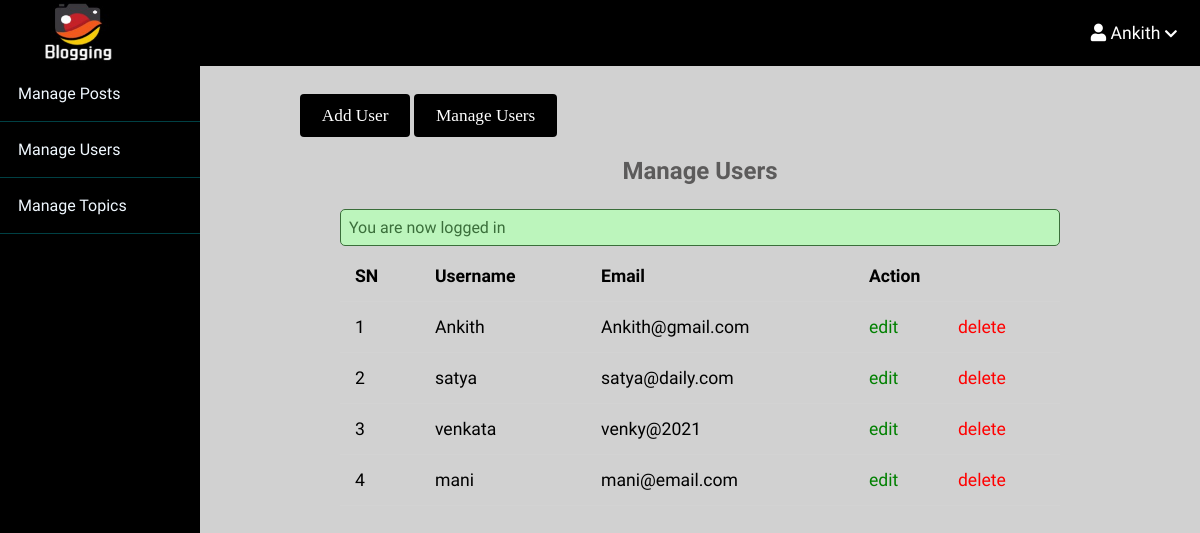
/admin/users/index.php (signed in), run on the app's committed database.
### tables this page shows
CREATE TABLE `users` (
  `id` int(11) NOT NULL,
  `admin` tinyint(4) NOT NULL,
  `username` varchar(255) NOT NULL,
  `email` varchar(255) NOT NULL,
  `password` varchar(255) NOT NULL,
  `created_at` timestamp NOT NULL DEFAULT current_timestamp()
);

### app/controllers/users.php (called while the page is built, shortened)
<?php
include(ROOT_PATH . "/app/database/db.php");
$table = 'users';
$admin_users = selectAll($table);

### app/database/db.php (called while the page is built, shortened)
<?php
require('connect.php');
function selectAll($table, $conditions = [])
{
    global $conn;
    $sql = "SELECT * FROM $table";
    if (empty($conditions)) {
        $stmt = $conn->prepare($sql);
        $stmt->execute();
        $records = $stmt->get_result()->fetch_all(MYSQLI_ASSOC);
        return $records;
    }
}

### admin/users/index.php (the view, shortened to what this page needs)
<?php include(ROOT_PATH . "/app/controllers/users.php");
?>
<!DOCTYPE html>
<html lang="en">
    <head>
        <link rel="stylesheet"
            href="https://use.fontawesome.com/releases/v5.7.2/css/all.css"
>
        <link rel="stylesheet" href="../../assets/css/style.css">
        <link rel="stylesheet" href="../../assets/css/admin.css">
    </head>
    <body>
    <?php include(ROOT_PATH . "/app/includes/adminHeader.php"); ?>
        <div class="admin-wrapper">
        <?php include(ROOT_PATH . "/app/includes/adminSidebar.php"); ?>
            <div class="admin-content">
                <div class="button-group">
                    <a href="create.php" class="btn btn-big">Add User</a>
                    <a href="index.php" class="btn btn-big">Manage Users</a>
                </div>
                <div class="content">
                    <h2 class="page-title">Manage Users</h2>
                    <?php include(ROOT_PATH . "/app/includes/messages.php"); ?>
                    <table>
                        <thead>
                            <th>SN</th>
                            <th>Username</th>
                            <th>Email</th>
                            <th colspan="2">Action</th>
                        </thead>
                        <tbody>
                            <?php foreach ($admin_users as $key => $user): ?>
                                <tr>
                                    <td><?php echo $key + 1; ?></td>
                                    <td><?php echo $user['username']; ?></td>
                                    <td><?php echo $user['email']; ?></td>
                                    <td><a href="edit.php?id=<?php echo $user['id']; ?>" class="edit">edit</a></td>
                                    <td><a href="index.php?delete_id=<?php echo $user['id']; ?>" class="delete">delete</a></td>
                                </tr>
                            <?php endforeach; ?>
                        </tbody>
                    </table>
                </div>
            </div>
        </div>
    </body>
</html>

### assets/css/style.css (style rules this page uses)
* { box-sizing: border-box }
html, body { height: 100%; padding: 0px; margin: 0px; background-color: rgb(209 209 209); font-family: 'Acme'; }
h1, h2, h3, h4, h5, h6 { font-family: 'Trade winds'; color: #5c5b5b; margin: 5px; }
a { text-decoration: none; color: inherit; }
.btn { padding: 0.5rem 1rem; background: #000000; color: white; border: 1px solid transparent; border-radius: 0.25rem; font-size: 1.08em; font-family: 'Lora', serif; }
.btn-big { padding: 0.7rem 1.3rem; line-height: 1.3rem; }
.content { width: 90%; margin: 30px auto 30px; }

### assets/css/admin.css (style rules this page uses)
.admin-wrapper { display: flex; height: calc(100% - 66px); }
.admin-wrapper .admin-content { flex: 8; height: 100%; padding: 40px 100px 100px; overflow-y: scroll; }
.admin-content .page-title { text-align: center; margin-bottom: 1.5rem; }
table { width: 100%; border-collapse: collapse; font-size: 1.1rem; }
th, td { padding: 15px; text-align: left; border-bottom: 1px solid #d3d3d3; }
.edit { color: green; }
.delete { color: red; }

### data on the page
users: username "Ankith", email "Ankith@gmail.com"
users: username "satya", email "satya@daily.com"
users: username "venkata", email "venky@2021"
users: username "mani", email "mani@email.com"

### other printed values
$_SESSION['username'] "Ankith"
$_SESSION['message'] "You are now logged in"
